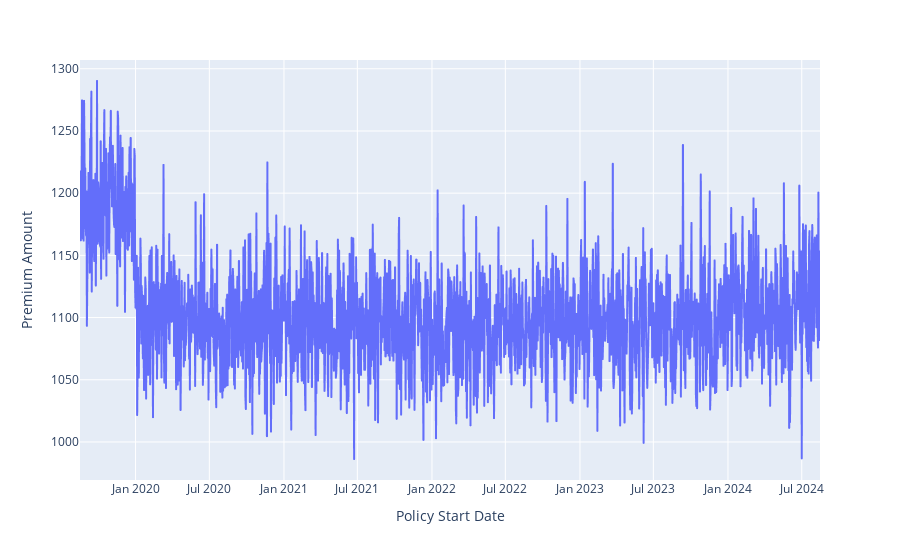

Notebook code for this chart:
### Markdown cell above
## Feature engineering

#### 1. deal with time series data, also I will add several new features for time series data(provide the wide info to the model) etc.
- year,Quarter,month,

#### 2. deal with the nan value, I will use different ways to fill the nan value for different columns

#### 3. deal with the categorical data, I will use the one-hot encoding to deal with the categorical data or use the label encoding to deal with the categorical data

#### 4. deal with the outliers, I will use the IQR method to deal with the outliers

#### 5. deal with the skewness, I will use the log transformation to deal with the skewness

#### 6. deal with the feature selection, I will use the feature importance to select the important features

#### 7. deal with the scaling, I will use the standard scaling to scale the data, divide data into scaled data and unscaled data

### Code cell
# deal with the policy start date
# First, we need to convert the policy start date to datetime format, only contain the year,month and day
df['Policy Start Date'] = pd.to_datetime(df['Policy Start Date']).dt.date
dategroup = df.groupby('Policy Start Date').agg({'Premium Amount':'mean'}).reset_index()
print(dategroup.head())




# draw the time series plot for the policy start date and target variable


## 3 use plotly to draw the time series plot
dategroup['Policy Start Date'] = dategroup['Policy Start Date'].astype(str)
fig = px.line(dategroup, x='Policy Start Date', y='Premium Amount')
fig.show()

### Figure 1 — Plotly figure (JSON) as saved in the notebook; plotly's stock layout.template omitted (floating-point values rounded to 4 significant figures; data arrays with more than 128 entries replaced by an {"elided": "..."} marker saying what was removed)
{"data": [{"hovertemplate": "Policy Start Date=%{x}<br>Premium Amount=%{y}<extra></extra>", "legendgroup": "", "line": {"color": "#636efa", "dash": "solid"}, "marker": {"symbol": "circle"}, "mode": "lines", "name": "", "showlegend": false, "type": "scattergl", "x": {"elided": "1826 str values"}, "xaxis": "x", "y": {"elided": "1826 float values"}, "yaxis": "y"}], "layout": {"legend": {"tracegroupgap": 0}, "margin": {"t": 60}, "xaxis": {"anchor": "y", "domain": [0, 1], "title": {"text": "Policy Start Date"}}, "yaxis": {"anchor": "x", "domain": [0, 1], "title": {"text": "Premium Amount"}}}}
